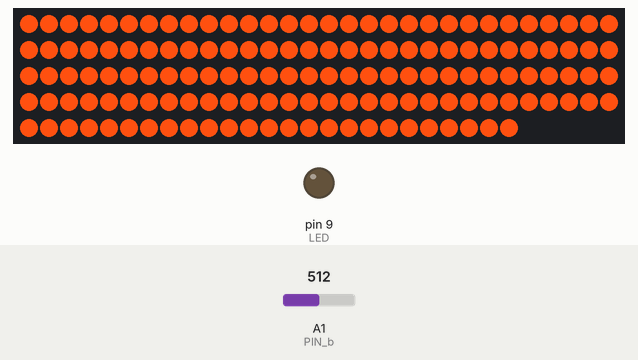
Recording of a sketch running on a simulated Arduino Uno, built with avr-gcc and run on an emulated ATmega328P. On the bench: 145 RGB LEDs in strip order, left to right, continuing on the next row, output pins drawn as LEDs (lit = HIGH). The test bench sets the inputs (shaded band); at power-on: A1 (PIN_b) = 512.

Above: at 1.2 s.
1.3 s: A1 (PIN_b) set to 54
2.8 s: A1 (PIN_b) set to 44
At 4.0 s:
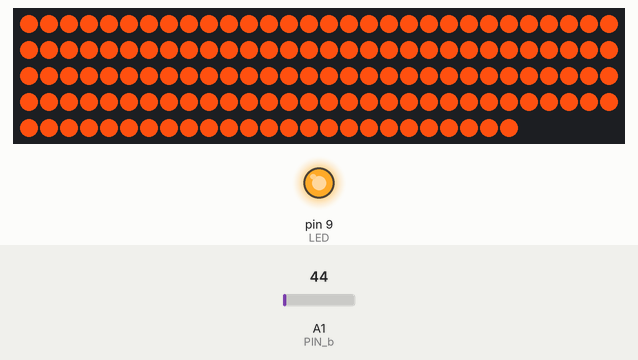
4.3 s: A1 (PIN_b) set to 122
At 5.4 s:
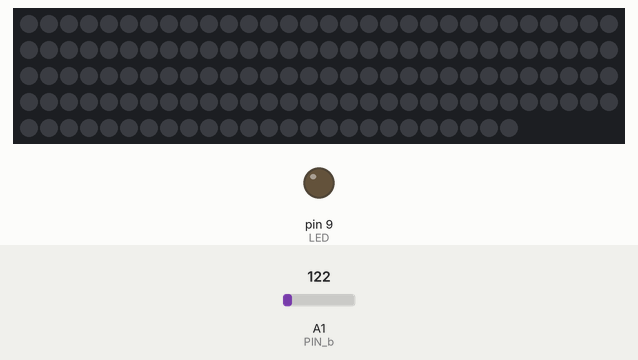
5.8 s: A1 (PIN_b) set to 0
At 6.5 s:
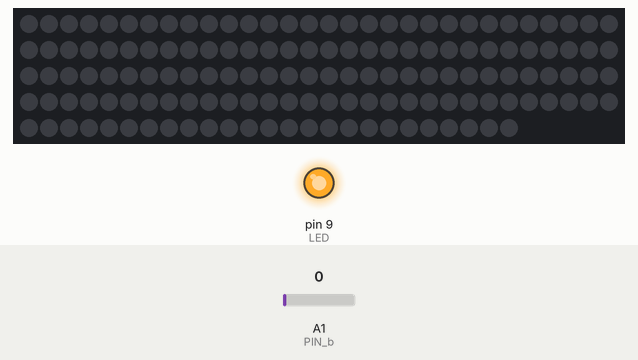
7.3 s: A1 (PIN_b) set to 306
At 7.7 s:
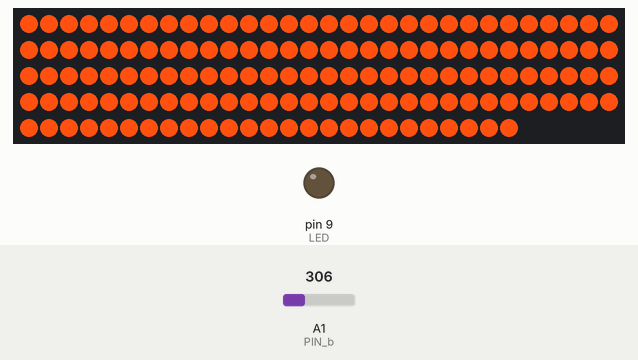
Timing chart, 0 to 9.8 s (numbered marks = the images above; inputs shaded):
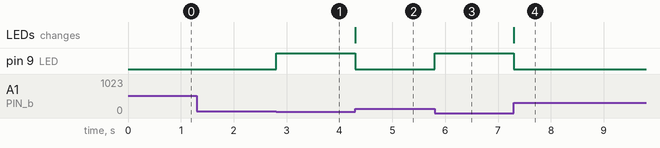

The sketch:

bagno_stripled_v1.ino
```cpp
#include <FastLED.h>
#define NUM_LEDS 145
#define DATA_PIN 5

#define PIN_a 14  // the pin we are interested in
#define PIN_b 15  // the pin we are interested in
#define PIN_c 16  // the pin we are interested in

#define TRSHLD 50

volatile byte tA = 0;  // a counter to see how many times the pin has changed
volatile byte tB = 0;  // a counter to see how many times the pin has changed
volatile byte tC = 0;  // a counter to see how many times the pin has changed

#define Reset_AVR() wdt_enable(WDTO_30MS); while(1) {}

// 1: GATEWAY
// 2: ingresso
// 3: ingresso > antibagno
// 4: antibagno > ingresso
// 5: antibagno > bagno
// 6: bagno
// 7: letto > antibagno
// 8: letto > cabina
// 9: cabina > letto
// 10: letto
// 11: cucina
// 20: caldaia

#define LED 9 // Moteinos hsave LEDs on D9

CRGB leds[NUM_LEDS];

void setup() {
  pinMode(LED, OUTPUT);

  pinMode(PIN_a, INPUT_PULLUP);
  pinMode(PIN_b, INPUT_PULLUP);
  pinMode(PIN_c, INPUT_PULLUP);

  FastLED.addLeds<WS2812B, DATA_PIN, GRB>(leds, NUM_LEDS);  // GRB ordering is typical

  FastLED.setTemperature(Candle);
  FastLED.setBrightness(255);

  for (uint8_t ll = 0; ll < NUM_LEDS; ll++) {
    leds[ll] = CRGB(0, 0, 0);
  }
  FastLED.show();

}

byte message[3];


bool a_up = false;
bool b_up = false;
bool c_up = false;

unsigned long timeAS = 0;
bool lightState = false;
bool pLed = true;

unsigned long delta = 0;

uint8_t bri = 0;

void loop() {

  if (pLed) {
    delta = millis() - timeAS;

    if (delta > 1500) {
      delta = 1500;
    }

    bri = map(delta, 0, 1500, 0, 255);

    if (lightState) {
      lightState = false;
      for (uint8_t ll = 0; ll < NUM_LEDS; ll++) {
        leds[ll] = CRGB(0, 0, 0);
      }
      while (leds[0][0] > 0) {
        EVERY_N_MILLISECONDS(250) {
          fadeToBlackBy(leds, NUM_LEDS, 64);  // 64/255 = 25%
        }
      }
      FastLED.show();
    }
    else {
      lightState = true;
      for (uint8_t ll = 0; ll < NUM_LEDS; ll++) {
        leds[ll] = CRGB(255, 140, 100);
      }
      FastLED.show();
    }

    pLed = false;
  }


  //B
  if (analogRead(PIN_b) < TRSHLD && !b_up) {
    b_up = true;
    timeAS = millis();
    digitalWrite(LED, HIGH);
    delay(50);
  }
  if (analogRead(PIN_b) > TRSHLD && b_up) {
    b_up = false;
    pLed = true;
    tB++;
    digitalWrite(LED, LOW);
  }


}
```

Measured:
- the behaviour switches between 50 and 49 on A1 (PIN_b) (found by bisection; images 0 and 1)
- after the input at 1.3 s, every drawn part: stays the same
- after the input at 2.8 s, pin 9 (LED): LOW → HIGH at once
- after the input at 4.3 s, pin 9 (LED): HIGH → LOW at once; the LEDs: change at once (image 2)
- after the input at 5.8 s, pin 9 (LED): LOW → HIGH at once
- after the input at 7.3 s, pin 9 (LED): HIGH → LOW at once; the LEDs: change at once (image 4)
